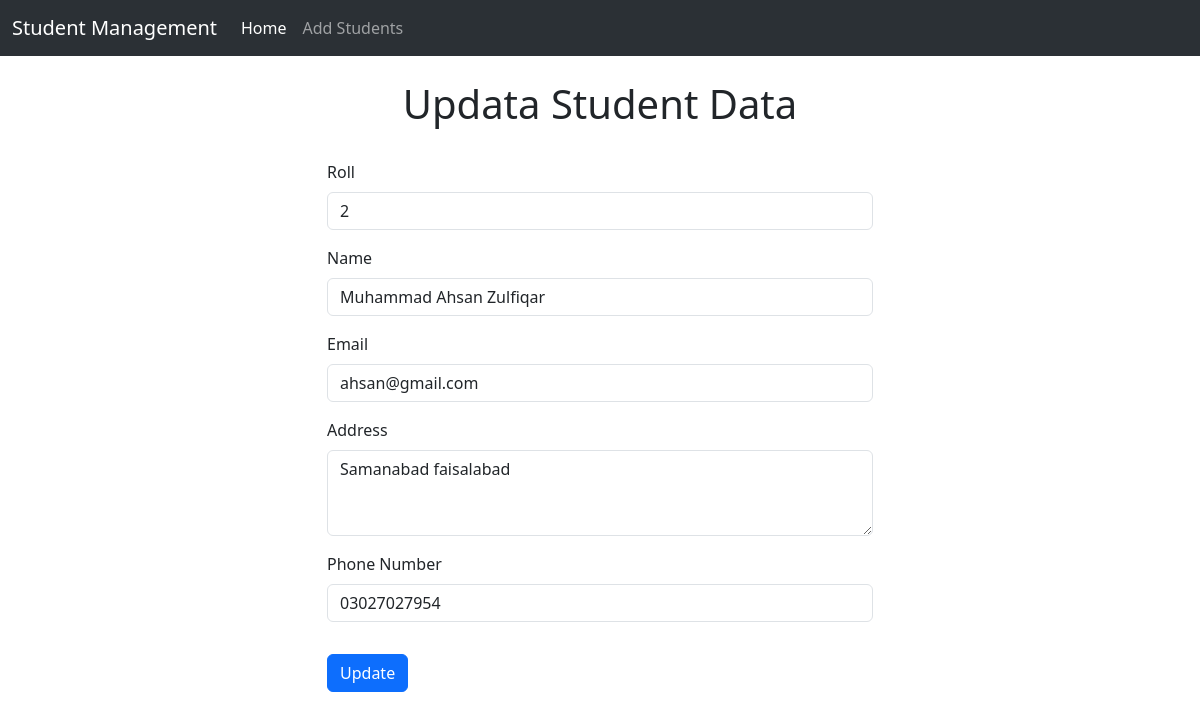
Screenshot of /std/std-update/3 with the database file from the repository.
### std/models.py (models this page shows)
class Student(models.Model):
    roll = models.CharField(max_length=100)
    name = models.CharField(max_length=50)
    email = models.CharField(max_length=150)
    address = models.CharField(max_length=300)
    phone = models.CharField(max_length=11)

### std/views.py (the view)
# urls.py: path("std-update/<int:roll>", std_update),
def std_update(request, roll):
    std = Student.objects.get(pk=roll)
    return render(request, "std/update-std.html", {'std':std})

### templates/std/update-std.html (shortened to what this page needs)
<!doctype html>
<html lang="en">
  <head>
    <link href="https://cdn.jsdelivr.net/npm/bootstrap@5.3.3/dist/css/bootstrap.min.css" rel="stylesheet">
  </head>
  <body>
    {% include "std/navbar.html" %}
    <h1 class="text-center py-4">Updata Student Data</h1>
    <div class="container">
        <div class="row">
          <div class="col-md-6 offset-md-3">
        <form action=" {% url 'update_student' std.id  %}" method="POST">
            <div class="mb-3">
                <label for="exampleFormControlInput1" class="form-label">Roll</label>
                <input type="text" name="std_roll"  value="{{ std.roll }}" class="form-control" id="exampleFormControlInput1" placeholder="Enter Your Roll">
              </div>
              <div class="mb-3">
                <label for="exampleFormControlInput1" class="form-label">Name</label>
                <input type="text" name="std_name" value="{{ std.name }}" class="form-control" id="exampleFormControlInput1" placeholder="Enter Your Name">
              </div>
              <div class="mb-3">
                <label for="exampleFormControlInput1" class="form-label">Email </label>
                <input type="email" name="std_email" value="{{ std.email }}" class="form-control" id="exampleFormControlInput1" placeholder="name@example.com">
              </div>
              <div class="mb-3">
                <label for="exampleFormControlTextarea1" class="form-label">Address</label>
                <textarea class="form-control" name="std_address"  id="exampleFormControlTextarea1" rows="3">{{ std.address }}</textarea>
              </div>
              <div class="mb-3">
                <label for="exampleFormControlInput1" class="form-label">Phone Number</label>
                <input type="number" class="form-control" name="std_phone" value="{{ std.phone }}" id="exampleFormControlInput1" placeholder="Enter Your Phone Number">
              </div>
              <button type="submit" class="btn btn-primary mb-5 mt-3">Update</button>
        </div>
  </div>
    </div>
  </body>
</html>

### rows the page displays
Student: std_roll "2", std_name "Muhammad Ahsan Zulfiqar", std_email "ahsan@gmail.com", std_address "Samanabad faisalabad", std_phone "03027027954"
